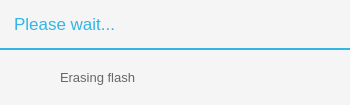
<?xml version="1.0" encoding="UTF-8"?>
<ui version="4.0">
 <class>ProgressDialog</class>
 <widget class="QWidget" name="ProgressDialog">
  <property name="windowModality">
   <enum>Qt::NonModal</enum>
  </property>
  <property name="geometry">
   <rect>
    <x>0</x>
    <y>0</y>
    <width>350</width>
    <height>105</height>
   </rect>
  </property>
  <property name="windowTitle">
   <string>Form</string>
  </property>
  <property name="windowOpacity">
   <double>1.000000000000000</double>
  </property>
  <property name="styleSheet">
   <string notr="true">QWidget {
	background-color:#f5f5f5;
}</string>
  </property>
  <widget class="QStackedWidget" name="stackedWidget">
   <property name="geometry">
    <rect>
     <x>0</x>
     <y>50</y>
     <width>350</width>
     <height>55</height>
    </rect>
   </property>
   <property name="styleSheet">
    <string notr="true">QWidget {
	background-color:#f5f5f5;
}</string>
   </property>
   <property name="frameShape">
    <enum>QFrame::NoFrame</enum>
   </property>
   <property name="frameShadow">
    <enum>QFrame::Plain</enum>
   </property>
   <property name="currentIndex">
    <number>0</number>
   </property>
   <widget class="QWidget" name="page">
    <widget class="QLabel" name="lbContent">
     <property name="geometry">
      <rect>
       <x>60</x>
       <y>0</y>
       <width>271</width>
       <height>55</height>
      </rect>
     </property>
     <property name="styleSheet">
      <string notr="true">QLabel {
	color:#676767;
	font-family:Segoe UI;
	font-size:10pt;	
	border:none;
}</string>
     </property>
     <property name="text">
      <string>Erasing flash</string>
     </property>
    </widget>
   </widget>
   <widget class="QWidget" name="page_2">
    <widget class="QProgressBar" name="progressBar">
     <property name="geometry">
      <rect>
       <x>15</x>
       <y>20</y>
       <width>320</width>
       <height>20</height>
      </rect>
     </property>
     <property name="styleSheet">
      <string notr="true">QProgressBar {
	border:none;
	background:#cdcdcd;
	color:#191919;
	font-family:Segoe UI;
	font-size:8pt;
}

 QProgressBar::chunk {
	border:none;	
	background-color:#33b5e5;
}
</string>
     </property>
     <property name="value">
      <number>0</number>
     </property>
     <property name="alignment">
      <set>Qt::AlignCenter</set>
     </property>
    </widget>
   </widget>
  </widget>
  <widget class="QLabel" name="lbTitle">
   <property name="geometry">
    <rect>
     <x>0</x>
     <y>0</y>
     <width>400</width>
     <height>50</height>
    </rect>
   </property>
   <property name="styleSheet">
    <string notr="true">QLabel {
	font-size:13pt;
	color:#33b5e5;
	border:none;
	border-bottom:2px solid #33b5e5;
	padding-left:10px;
	font-family:Segoe UI;
}</string>
   </property>
   <property name="text">
    <string>Please wait...</string>
   </property>
  </widget>
 </widget>
 <resources/>
 <connections/>
</ui>
